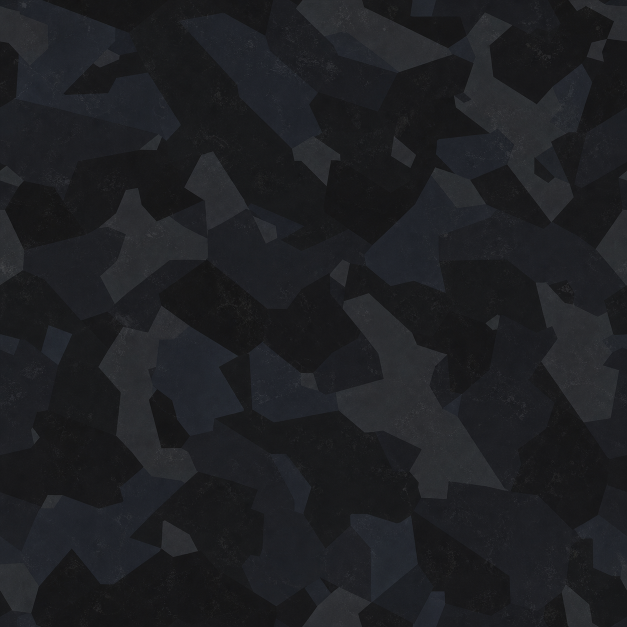
#> input picture assets/wraith_livery/wraith_stealth_camo_v1.png, 1254 x 1254 px (shown at 1/2 size)
$ python -i build_wraith_livery_options.py   (imports and definitions only)
#> lines starting #> are read from the running program, lines starting #| are printed output that depends on the picture
#> further down, picture is the input picture: PIL image 1254x1254 RGB; mean R, G, B 30.4, 31.5, 34.6
from __future__ import annotations

import hashlib
import shutil
from dataclasses import dataclass
from pathlib import Path

from PIL import Image, ImageChops, ImageEnhance, ImageOps

import build_gtvr_repaint_source as repaint_source
import build_gtvr_source_project as aircraft_source


ROOT = Path(__file__).resolve().parents[1]
MODEL_NAME = "gtvr_wraith_liveries"
DISPLAY_NAME = "GTVR Wraith Liveries"
DEFAULT_SOURCE_ROOT = ROOT / "tools" / "vendor" / "gtvr_wraith_liveries_source" / "aircraft"
DEFAULT_SOURCE_DIR = DEFAULT_SOURCE_ROOT / MODEL_NAME
DEFAULT_BUILD_USER = ROOT / "tools" / "vendor" / "gtvr_wraith_liveries_build_user"
DEFAULT_LAUNCH_USER = ROOT / "tools" / "vendor" / "gtvr_wraith_liveries_launch"
DEFAULT_COMPILED_DIR = DEFAULT_BUILD_USER / "aircraft" / MODEL_NAME
SOURCE_STAMP_NAME = "_GTVR_WRAITH_LIVERIES_SOURCE_STAMP.txt"
BODY_TEXTURE_TARGETS = (
    "gtvr_wraith_livery_body_1.ttx",
    "gtvr_wraith_livery_body_2.ttx",
)
LEGACY_REPAINT_DIRS = ("adac", "drf", "german_army", "police", "sheriff")


@dataclass(frozen=True)
class Variant:
    key: str
    folder: str
    description: str


VARIANTS = (
    Variant("red_camo", "wraith_red_camo", "Wraith Red Camo"),
    Variant("black", "wraith_black", "Wraith Black"),
)


def body_material_name(variant: Variant, atlas_index: int) -> str:
    return f"wraith_{variant.key}_body_{atlas_index}"


def preview_material_name(variant: Variant, *, small: bool = False) -> str:
    suffix = "preview_small" if small else "preview"
    return f"wraith_{variant.key}_{suffix}"


def source_stamp(source_dir: Path = DEFAULT_SOURCE_DIR) -> Path:
    return source_dir / SOURCE_STAMP_NAME


def converted_tmb(compiled_dir: Path = DEFAULT_COMPILED_DIR) -> Path:
    return compiled_dir / f"{MODEL_NAME}.tmb"


# [117 lines left out: functions converted_body_texture, converted_preview_texture, material_names, write_model_tmc, save_converter_texture, paint_mask and 2 more, not called in this run]


def neutral_preview_mask(image: Image.Image) -> Image.Image:
    rgb = image.convert("RGB")
    gray = ImageOps.grayscale(rgb)
    saturation = rgb.convert("HSV").getchannel("S")
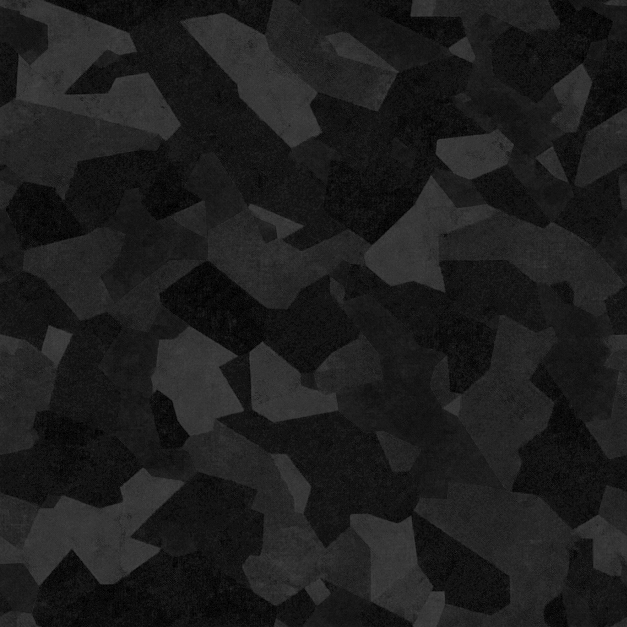
#> saturation: PIL image 1254x1254 L (shown at 1/2 size); min 0, max 77, mean 29.2
    neutral = saturation.point(
        lambda value: 255
        if value <= 42
        else 0
        if value >= 104
        else round((104 - value) * 255 / 62)
    )
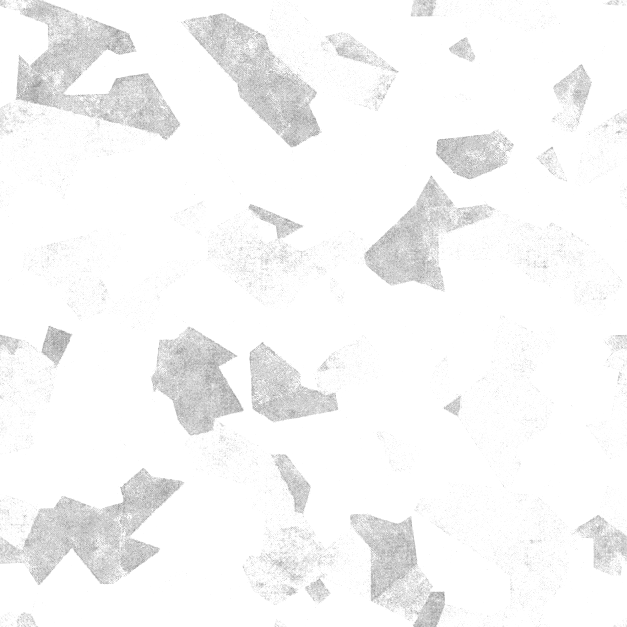
#> neutral: PIL image 1254x1254 L (shown at 1/2 size); min 111, max 255, mean 247
    visible_midtones = gray.point(
        lambda value: 0
        if value <= 22
        else 255
        if value >= 62
        else round((value - 22) * 255 / 40)
    )
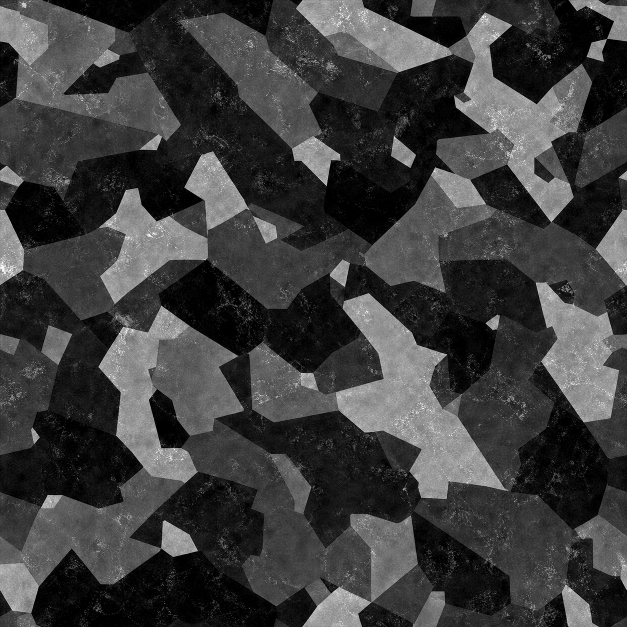
#> visible_midtones: PIL image 1254x1254 L (shown at 1/2 size); min 0, max 255, mean 60.8
    return ImageChops.multiply(
        image.convert("RGBA").getchannel("A"),
        ImageChops.multiply(neutral, visible_midtones),
    )
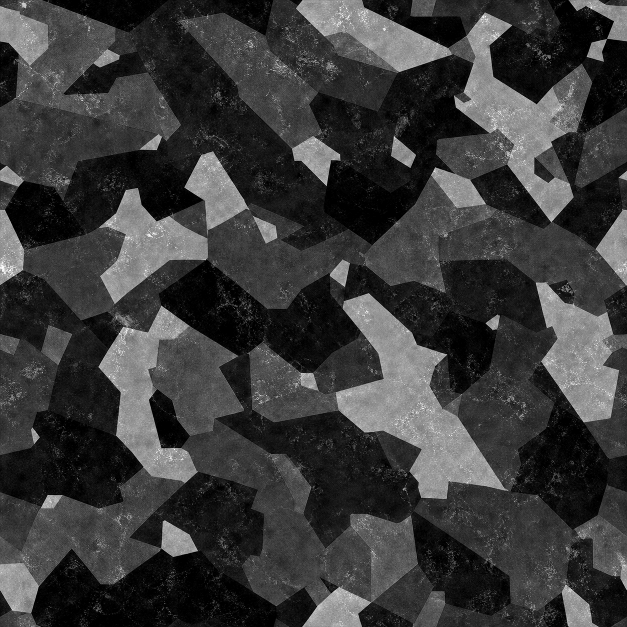
#> returned value: PIL image 1254x1254 L (shown at 1/2 size); min 0, max 255, mean 58


# [235 lines left out: functions render_variant_preview, write_preview_images, write_source_stamp, prepare_source, refresh_previews, expected_converted_paths and 4 more, not called in this run]

>>> from PIL import Image
>>> picture = Image.open('../assets/wraith_livery/wraith_stealth_camo_v1.png')
>>> result = neutral_preview_mask(picture)
